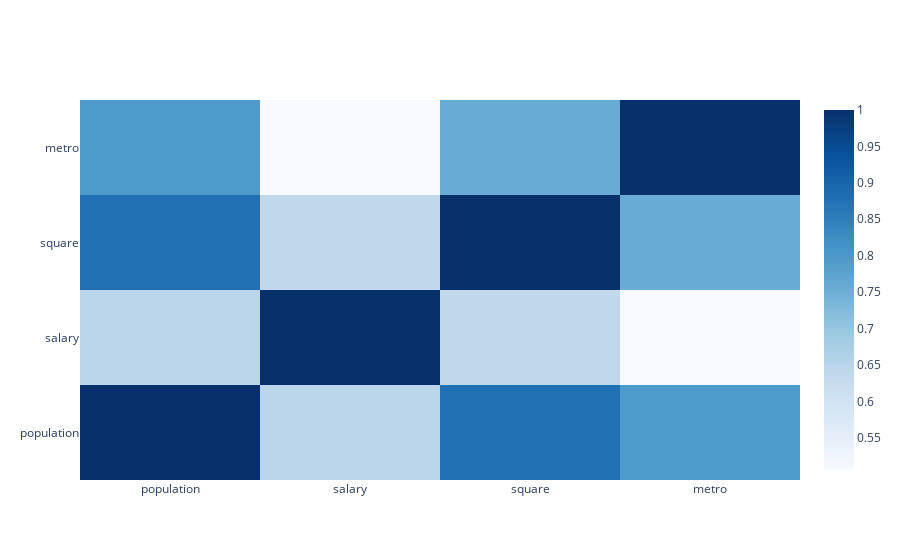

Notebook code cell kept with this figure:
### Markdown cell above
### 3. Будуємо матрицю кореляцій та візуалізуємо її через Heatmap.

### Code cell
df_cor=df.corr()
fig=go.Figure()
fig.add_trace(go.Heatmap(x=df_cor.columns,y=df_cor.index,z=df_cor, colorscale='Blues'))

### Figure 1 — Plotly figure (JSON) as saved in the notebook; plotly's stock layout.template omitted (floating-point values rounded to 4 significant figures)
{"data": [{"colorscale": [[0, "rgb(247,251,255)"], [0.125, "rgb(222,235,247)"], [0.25, "rgb(198,219,239)"], [0.375, "rgb(158,202,225)"], [0.5, "rgb(107,174,214)"], [0.625, "rgb(66,146,198)"], [0.75, "rgb(33,113,181)"], [0.875, "rgb(8,81,156)"], [1, "rgb(8,48,107)"]], "type": "heatmap", "x": ["population", "salary", "square", "metro"], "y": ["population", "salary", "square", "metro"], "z": [[1, 0.6467, 0.8783, 0.7959], [0.6467, 1, 0.6407, 0.5058], [0.8783, 0.6407, 1, 0.7571], [0.7959, 0.5058, 0.7571, 1]]}], "layout": {}}
